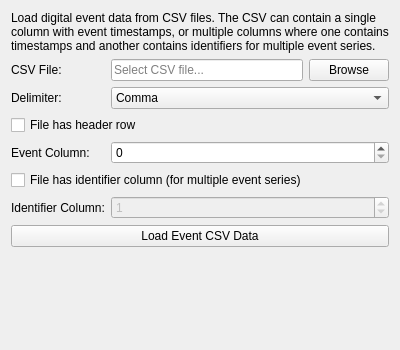
<?xml version="1.0" encoding="UTF-8"?>
<ui version="4.0">
 <class>CSVDigitalEventLoader_Widget</class>
 <widget class="QWidget" name="CSVDigitalEventLoader_Widget">
  <property name="geometry">
   <rect>
    <x>0</x>
    <y>0</y>
    <width>400</width>
    <height>350</height>
   </rect>
  </property>
  <property name="windowTitle">
   <string>CSV Digital Event Loader</string>
  </property>
  <layout class="QVBoxLayout" name="verticalLayout">
   <item>
    <widget class="QLabel" name="label_description">
     <property name="text">
      <string>Load digital event data from CSV files. The CSV can contain a single column with event timestamps, or multiple columns where one contains timestamps and another contains identifiers for multiple event series.</string>
     </property>
     <property name="wordWrap">
      <bool>true</bool>
     </property>
    </widget>
   </item>
   <item>
    <layout class="QGridLayout" name="gridLayout">
     <item row="0" column="0">
      <widget class="QLabel" name="label_file_path">
       <property name="text">
        <string>CSV File:</string>
       </property>
      </widget>
     </item>
     <item row="0" column="1">
      <widget class="QLineEdit" name="file_path_edit">
       <property name="placeholderText">
        <string>Select CSV file...</string>
       </property>
      </widget>
     </item>
     <item row="0" column="2">
      <widget class="QPushButton" name="browse_button">
       <property name="text">
        <string>Browse</string>
       </property>
      </widget>
     </item>
     <item row="1" column="0">
      <widget class="QLabel" name="label_delimiter">
       <property name="text">
        <string>Delimiter:</string>
       </property>
      </widget>
     </item>
     <item row="1" column="1" colspan="2">
      <widget class="QComboBox" name="delimiter_combo">
       <item>
        <property name="text">
         <string>Comma</string>
        </property>
       </item>
       <item>
        <property name="text">
         <string>Space</string>
        </property>
       </item>
       <item>
        <property name="text">
         <string>Tab</string>
        </property>
       </item>
      </widget>
     </item>
     <item row="2" column="0" colspan="3">
      <widget class="QCheckBox" name="has_header_checkbox">
       <property name="text">
        <string>File has header row</string>
       </property>
       <property name="checked">
        <bool>false</bool>
       </property>
      </widget>
     </item>
     <item row="3" column="0">
      <widget class="QLabel" name="label_event_column">
       <property name="text">
        <string>Event Column:</string>
       </property>
      </widget>
     </item>
     <item row="3" column="1" colspan="2">
      <widget class="QSpinBox" name="event_column_spinbox">
       <property name="toolTip">
        <string>Column index for event timestamp values (0-based).</string>
       </property>
       <property name="minimum">
        <number>0</number>
       </property>
       <property name="maximum">
        <number>10</number>
       </property>
       <property name="value">
        <number>0</number>
       </property>
      </widget>
     </item>
     <item row="4" column="0" colspan="3">
      <widget class="QCheckBox" name="has_identifier_checkbox">
       <property name="text">
        <string>File has identifier column (for multiple event series)</string>
       </property>
       <property name="checked">
        <bool>false</bool>
       </property>
      </widget>
     </item>
     <item row="5" column="0">
      <widget class="QLabel" name="label_identifier_column">
       <property name="text">
        <string>Identifier Column:</string>
       </property>
      </widget>
     </item>
     <item row="5" column="1" colspan="2">
      <widget class="QSpinBox" name="identifier_column_spinbox">
       <property name="toolTip">
        <string>Column index for identifier values (0-based). Only used when identifier checkbox is checked.</string>
       </property>
       <property name="minimum">
        <number>0</number>
       </property>
       <property name="maximum">
        <number>10</number>
       </property>
       <property name="value">
        <number>1</number>
       </property>
       <property name="enabled">
        <bool>false</bool>
       </property>
      </widget>
     </item>
    </layout>
   </item>
   <item>
    <widget class="QPushButton" name="load_button">
     <property name="text">
      <string>Load Event CSV Data</string>
     </property>
    </widget>
   </item>
   <item>
    <spacer name="verticalSpacer">
     <property name="orientation">
      <enum>Qt::Orientation::Vertical</enum>
     </property>
     <property name="sizeHint" stdset="0">
      <size>
       <width>20</width>
       <height>40</height>
      </size>
     </property>
    </spacer>
   </item>
  </layout>
 </widget>
 <resources/>
 <connections/>
</ui> 
